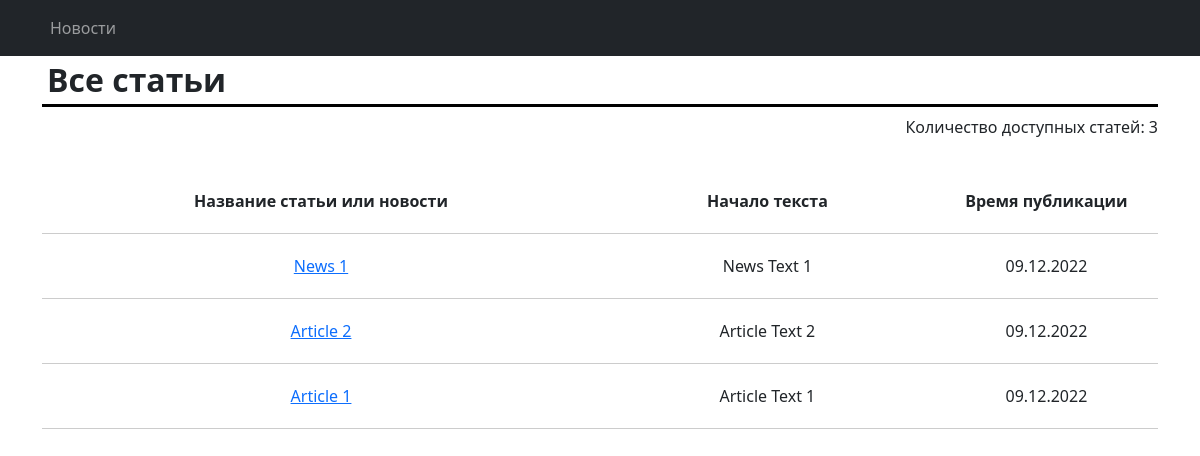
Before: /news/ with the older database file.
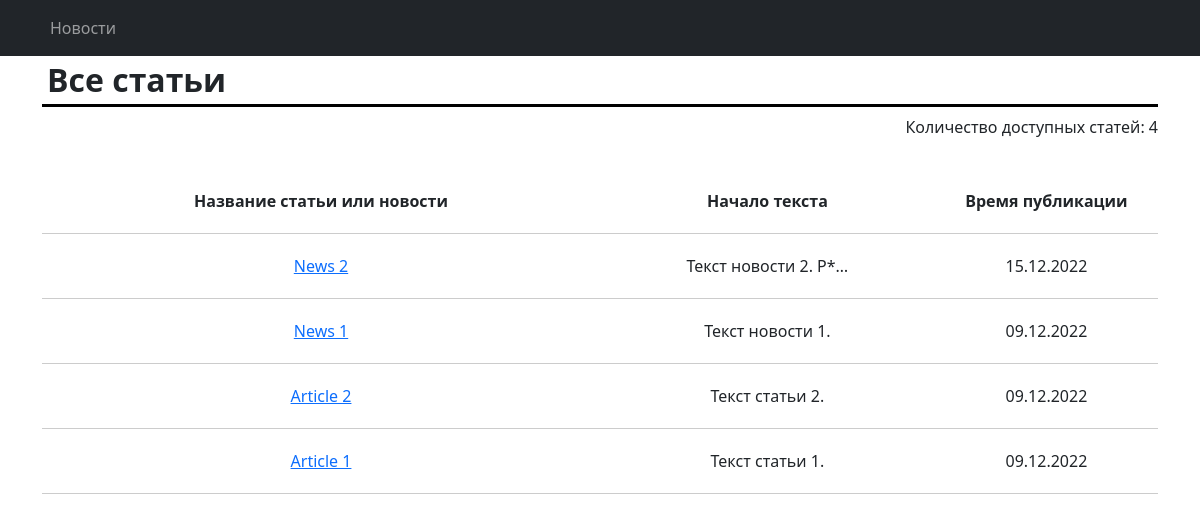
After: the same page with the newer database file.
### news/models.py (models this page shows, shortened)
class Post(models.Model):
    created_at = models.DateTimeField(auto_now_add=True)
    title = models.CharField(max_length=128)
    text = models.TextField()
    rating = models.SmallIntegerField(default=0)
    NEWS = 'N'
    ARTICLE = 'A'
    TYPES = (
        (NEWS, 'НОВОСТЬ'),
        (ARTICLE, 'СТАТЬЯ'),
    )
    category_type = models.CharField(
        max_length=1,
        choices=TYPES,
        default=ARTICLE
    )
    author = models.ForeignKey(
        Author,
        on_delete=models.CASCADE
    )
    post_category = models.ManyToManyField(
        Category,
        through='PostCategory'
    )

### news/views.py (the view)
# urls.py: path('', PostsList.as_view()),
class PostsList(ListView):
    model = Post
    ordering = '-created_at'
    template_name = 'posts.html'
    context_object_name = 'posts'
    def get_context_data(self, **kwargs):
        context = super().get_context_data(**kwargs)
        context['time_now'] = datetime.utcnow()
        context['next_post'] = None
        return context

### news/templatetags/custom_filters.py (called while the page is built)
@register.filter()
def censor(value):
    bad_words = ['редиска']
    if not isinstance(value, str):
        raise TypeError(f"Unresolved type '{type(value)}' expected  type 'str'")
    for word in value.split():
        if word.lower() in bad_words:
            value = value.replace(word, f"{word[0]}{'*' * (len(word) - 1)}")
    return value

### templates/posts.html (shortened to what this page needs)
{% extends 'default.html' %}
{% load custom_filters %}
{% block content %}
    <h1 class="page-header">Все статьи</h1>
    <div class="posts-count">Количество доступных статей: {{ posts|length }}</div>
    <div class="page-content">
    {% if posts %}
        <table class="posts-table">
        <col style="width: 50%;">
        <col style="width: 30%;">
        <col style="width: 20%;">
        <tr>
            <th>Название статьи или новости</th>
            <th>Начало текста</th>
            <th>Время публикации</th>
        </tr>
        {% for post in posts %}
            <tr>
                <td>
                    <a href="/news/{{ post.pk }}">{{ post.title|censor }}</a>
                </td>
                <td>{{ post.text|censor|truncatechars:20 }}</td>
                <td>{{ post.created_at|date:'d.m.Y' }}</td>
            </tr>
        {% endfor %}
        </table>
   {% else %}
        <h2>Свежих статей нет.</h2>
   {% endif %}
    </div>
{% endblock content %}

Changed rows visible on the page:
added Post: title|censor "News 2", text|censor "Текст новости 2. Р*…", created_at "15.12.2022"
changed Post "News 1": text|censor "News Text 1" → "Текст новости 1."
changed Post "Article 2": text|censor "Article Text 2" → "Текст статьи 2."
changed Post "Article 1": text|censor "Article Text 1" → "Текст статьи 1."
Other visible differences:
{{ posts|length }}: "3" → "4"
